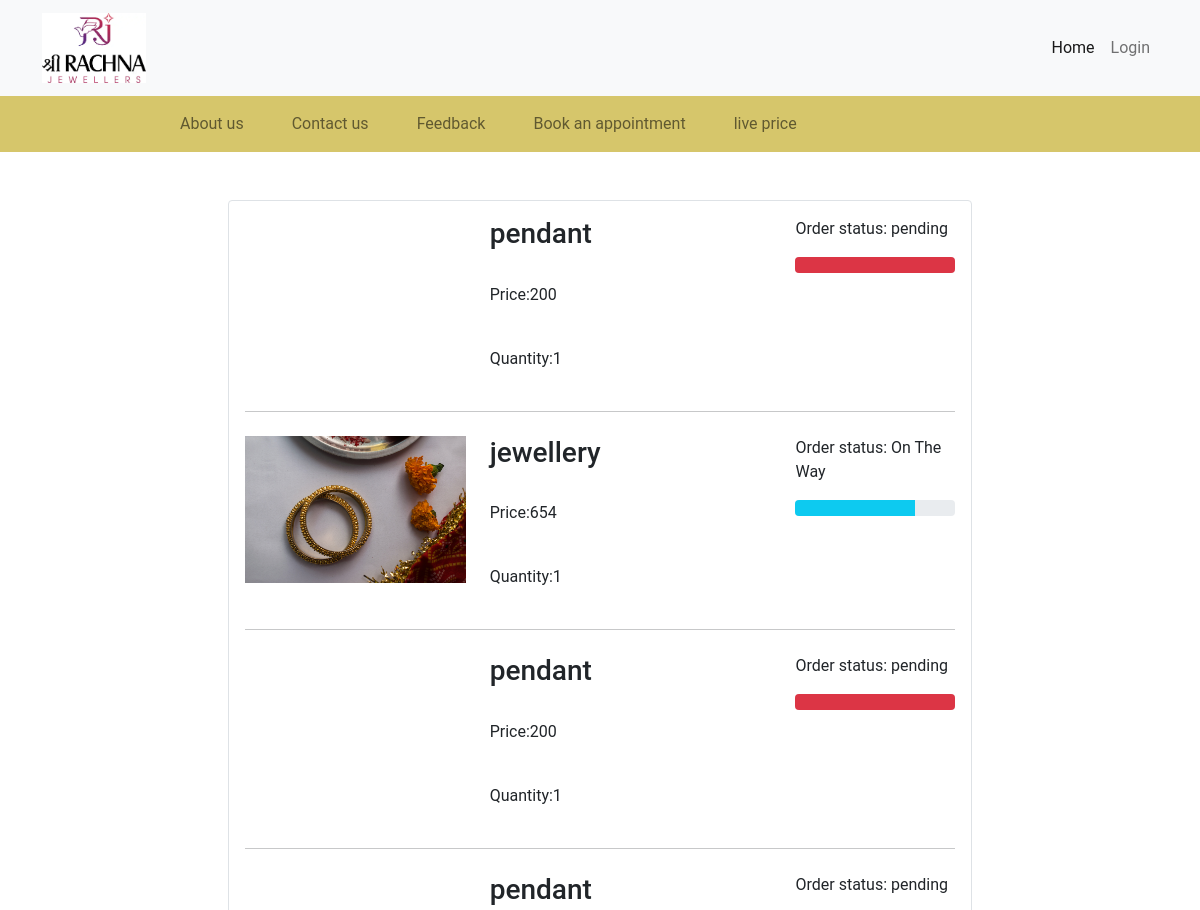
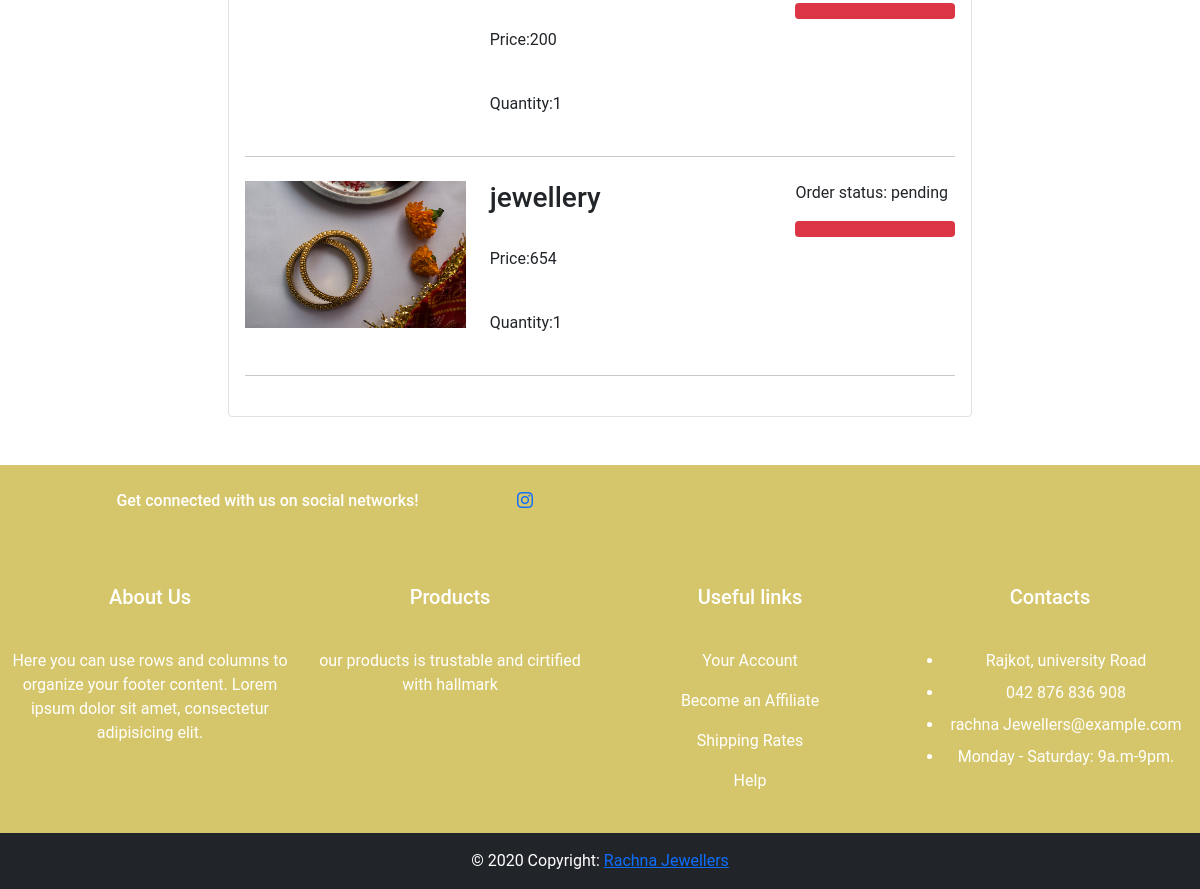
/shop/orders/ (signed in), run on the app's committed database (2 pictures, top to bottom).
### shop/models.py (models this page shows, shortened)
class Order(models.Model):
    email = models.ForeignKey(Customer, on_delete=models.CASCADE)
    product = models.ForeignKey(product, on_delete=models.CASCADE, default="1")
    quantity = models.PositiveIntegerField(default=1)
    order_date = models.DateTimeField(auto_now_add=True)
    payment_id = models.CharField(max_length=10000000000000000, default="")
    status = models.CharField(max_length=50 , choices=STATUS_CHOICES, default='pending')
    @property
    def total_cost(self):
        return self.quantity * self.product.price

class product(models.Model):
    product_name = models.CharField(max_length=50)
    category = models.ForeignKey(Category ,on_delete=models.CASCADE, default=1)
    price = models.PositiveIntegerField(default=0)
    purity = models.IntegerField(default=0)
    jewellery_type = models.CharField(max_length=50, default="")
    weight = models.FloatField(default=0)
    desc = models.CharField(max_length=300)
    pub_date = models.DateTimeField()
    image = models.ImageField(upload_to='shop/images', default="")

### shop/views.py (the view)
# urls.py: path("orders/", views.orders, name="orders"),
def orders(request):
    session_email1 = request.session.get('session_email')
    customers = Customer.objects.get(email=session_email1)
    order = Order.objects.filter(email=customers)
    return render(request, 'shop/orders.html', {'order': order})

### shop/templates/shop/orders.html
{% extends 'shop/base.html' %}
{% block content %}
<div class="container">
    <div class="col-lg-8 col-md-8 col-xs-8 mx-auto border rounded py-3 px-3 mt-5">
        {% for od in order %}
        <div class="row ">
            <div class="col-lg-4 col-md-4 col-xs-4">
                <img src='/media/{{od.product.image}}' alt="" class="img-fluid">
            </div>
            <div class="col-lg-4 col-md-4 col-xs-4">
                <h3>{{od.product.product_name}}</h3>
                <br>
                <p>Price:{{od.total_cost}}</p>
                <br>
                <p>Quantity:{{od.quantity}}</p>
            </div>
            <div class="col-lg-1 col-md-1 col-xs-1"></div>
            <div class="col-lg- col-md-3 col-xs-3">
                <p>Order status: {{od.status}}</p>
                {% if od.status == 'Accepted' %}
                <div class="progress">
                    <div class="progress-bar bg-primary" role="progressbar" style="width: 25%" aria-valuenow="25"
                         aria-valuemin="0" aria-valuemax="100"></div>
                </div>
                 {% elif od.status == 'Packed' %}
                <div class="progress">
                    <div class="progress-bar bg-warning" role="progressbar" style="width: 50%" aria-valuenow="50"
                         aria-valuemin="0" aria-valuemax="100"></div>
                </div>
                {% elif od.status == 'On The Way' %}
                <div class="progress">
                    <div class="progress-bar bg-info" role="progressbar" style="width: 75%" aria-valuenow="75"
                         aria-valuemin="0" aria-valuemax="100"></div>
                </div>
                {% elif od.status == 'Delivered' %}
                <div class="progress">
                    <div class="progress-bar bg-success" role="progressbar" style="width: 100%" aria-valuenow="100"
                         aria-valuemin="0" aria-valuemax="100"></div>
                </div>
                 {% else %}
                 <div class="progress">
                    <div class="progress-bar bg-danger" role="progressbar" style="width: 100%" aria-valuenow="100"
                         aria-valuemin="0" aria-valuemax="100"></div>
                </div>
                {% endif %}
            </div>
        </div>
        <hr class="mt-4 mb-4">
        {% endfor %}
    </div>
</div>
{% endblock %}

### shop/templates/shop/base.html (shortened to what this page needs)
<!doctype html>
<html lang="en">
<head>
    <link href="https://cdn.jsdelivr.net/npm/bootstrap@5.1.1/dist/css/bootstrap.min.css" rel="stylesheet"
>
    <link rel="stylesheet" href="https://cdn.jsdelivr.net/npm/bootstrap-icons@1.5.0/font/bootstrap-icons.css">
    {% load static %}
    <link rel="stylesheet" href='{% static "shop/main.css"%}'>
</head>
<body>
<header>
    {% load static %}
    <nav class="navbar navbar-expand-lg navbar-light bg-light">
        <div class="container">
            <a class="navbar-brand"> <img src='{%static "shop/Logo1.webp"%}' alt="" style="height: 70px;"></a>
            <div class="collapse navbar-collapse " id="navbarNav">
                <ul class="navbar-nav ms-auto">
                    <li class="nav-item">
                        <a class="nav-link active " aria-current="page" href="/shop">Home</a>
                    </li>
                    {% if request.session.customer %}
                    <li class="nav-item">
                        <a class="nav-link" name="logout" aria-current="page" href="/shop/logout">Logout</a>
                    </li>
                    <li class="nav-item">
                        <a class="nav-link" href="{% url 'show_cart' %}">cart</a>
                    </li>
                    <li class="nav-item">
                        <a class="nav-link" href="{% url 'orders' %}">orders</a>
                    </li>
                    {% else %}
                    <li class="nav-item">
                        <a class="nav-link" aria-current="page" href="{% url 'login' %}">Login</a>
                    </li>
                    {% endif %}
                </ul>
            </div>
        </div>
    </nav>
    <nav class="navbar navbar-expand-lg navbar-light" style="background-color: rgb(214, 198, 107);">
        <div class="container-fluid">
            <div class="collapse navbar-collapse" id="navbarNav">
                <ul class="navbar-nav">
                    <li class="nav-item">
                        <a class="nav-link navigationmargin" aria-current="page" href="{% url 'aboutus' %}">About us</a>
                    </li>
                    <li class="nav-item navimargin">
                        <a class="nav-link" href="{% url 'contactus' %}">Contact us</a>
                    </li>
                    <li class="nav-item navimargin">
                        <a class="nav-link" href="{% url 'feedback' %}">Feedback</a>
                    </li>
                     <li class="nav-item navimargin">
                        <a class="nav-link" href="{% url 'appointment' %}">Book an appointment</a>
                    </li>
                    <li class="nav-item navimargin">
                        <a class="nav-link" aria-current="page" href="{% url 'liveprice' %}">
                            live price
                        </a>
                    </li>
                </ul>
            </div>
        </div>
    </nav>
</header>
{% block content %} {% endblock %}
<footer class="page-footer font-small elegant-color text-white mt-5" style="background-color: rgb(214, 198, 107);">
  <div class="color-primary">
    <div class="container">
      <div class="row py-4 d-flex align-items-center">
        <div class="col-md-6 col-lg-5 text-center text-md-left mb-4 mb-md-0">
          <h6 class="mb-0">Get connected with us on social networks!</h6>
        </div>
        <div class="col-md-2 col-lg-2 ">
          <a class="ins-ic">
            <i class="bi bi-instagram"> </i>
          </a>
        </div>
      </div>
    </div>
  </div>
  <div class="container-fluid text-center text-md-left pt-4 pt-md-5 ">
    <div class="row mt-1 mt-md-0 mb-4 mb-md-0">
      <div class="col-md-3 mx-auto mt-3 mt-md-0 mb-0 mb-md-4">
        <h5>About Us</h5>
        <p class="foot-desc mb-0">Here you can use rows and columns to organize your footer content. Lorem
          ipsum dolor sit amet,
          consectetur
          adipisicing elit.</p>
      </div>
      <div class="col-md-3 mx-auto mt-3 mt-md-0 mb-0 mb-md-4">
        <h5>Products</h5>
        <ul class="list-unstyled foot-desc">
          <p>our products is trustable and cirtified with hallmark</p>
        </ul>
      </div>
      <div class="col-md-3 mx-auto mt-3 mt-md-0 mb-0 mb-md-4">
        <h5>Useful links</h5>
        <ul class="list-unstyled foot-desc">
          <li class="mb-2">
            <p href="#!">Your Account</p>
          </li>
          <li class="mb-2">
            <p href="#!">Become an Affiliate</p>
          </li>
          <li class="mb-2">
            <p href="#!">Shipping Rates</p>
          </li>
          <li class="mb-2">
            <p href="#!">Help</p>
          </li>
        </ul>
      </div>
      <div class="col-md-3 mx-auto mt-3 mt-md-0 mb-0 mb-md-4">
        <h5>Contacts</h5>
        <ul class="fa-ul foot-desc ml-4">
          <li class="mb-2"><span class="fa-li"></span>Rajkot, university Road
          </li>
          <li class="mb-2"><span class="fa-li"></span>042 876 836 908</li>
          <li class="mb-2"><span class="fa-li"></span>rachna Jewellers@example.com</li>
          <li><span class="fa-li"></span>Monday - Saturday: 9a.m-9pm.</li>
        </ul>
      </div>
    </div>
  </div>
  <div class="footer-copyright text-center py-3 bg-dark text-white">© 2020 Copyright:
    <a href="/shop"> Rachna Jewellers</a>
  </div>
</footer>
</body>
</html>

### shop/static/shop/main.css (style rules this page uses)
* { font-family: 'Roboto', sans-serif; }
.navbar { background-color: transparent; }
.navigationmargin { margin-left: 10rem; }
.navimargin { margin-left: 2rem; }

### data on the page
Order: product.product_name "pendant", total_cost "200", quantity "1", status "pending"
Order: product.image (picture), product.product_name "jewellery", total_cost "654", quantity "1", status "On The Way"
Order: product.product_name "pendant", total_cost "200", quantity "1", status "pending"
Order: product.product_name "pendant", total_cost "200", quantity "1", status "pending"
Order: product.image (picture), product.product_name "jewellery", total_cost "654", quantity "1", status "pending"
